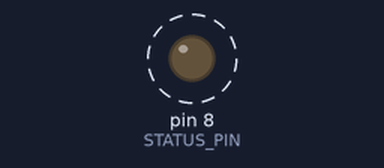
A sketch run on a simulated Arduino Uno, built with avr-gcc and run on an emulated ATmega328P. On the bench: output pins drawn as LEDs (lit = HIGH). Dashed ring = blinking. What the sketch prints to the serial monitor is not drawn.

Above: at 0.8 s.
Timing chart, 0 to 3.6 s (numbered marks = the images above):
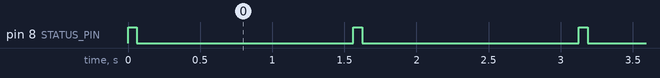

Measured:
- by itself, pin 8 (STATUS_PIN): alternates HIGH for 0.06 s and LOW for 1.5 s
- by itself, everything shown: repeats every 9.2 s, in 6 steps

The sketch:

sendPurple.ino
```cpp
int IRledPin =  13;
int RECV_PIN = 11;
int BUTTON_PIN = 12;
int STATUS_PIN = 8;


void setup() {
  // put your setup code here, to run once:
  Serial.begin(9600);
  Serial.println("Ready to decode IR!");
  pinMode(BUTTON_PIN, INPUT);
  pinMode(STATUS_PIN, OUTPUT);
}

void sendPurple() {
  pulseIR(2840);
  delayMicroseconds(6040);
  pulseIR(2920);
  delayMicroseconds(2080);
  pulseIR(800);
  delayMicroseconds(2120);
  pulseIR(840);
  delayMicroseconds(2080);
  pulseIR(880);
  delayMicroseconds(2080);
  pulseIR(840);
  delayMicroseconds(2080);
  pulseIR(1920);
  delayMicroseconds(2040);
  pulseIR(840);
  delayMicroseconds(2200);
  pulseIR(720);
  delayMicroseconds(2120);
  pulseIR(800);
  delayMicroseconds(2120);
  pulseIR(1880);
  delayMicroseconds(2080);
  pulseIR(840);
  delayMicroseconds(2120);
  pulseIR(800);
  delayMicroseconds(2120);
  pulseIR(840);
  delayMicroseconds(2080);
  pulseIR(840);
  delayMicroseconds(2120);
  pulseIR(840);
  delayMicroseconds(2120);
  pulseIR(800);
  delayMicroseconds(2080);
  pulseIR(880);

}

void sendRed() {
  pulseIR(2920);
  delayMicroseconds(6040);
  pulseIR(3000);
  delayMicroseconds(2000);
  pulseIR(920);
  delayMicroseconds(2040);
  pulseIR(920);
  delayMicroseconds(2040);
  pulseIR(800);
  delayMicroseconds(2120);
  pulseIR(800);
  delayMicroseconds(2120);
  pulseIR(1880);
  delayMicroseconds(2080);
  pulseIR(840);
  delayMicroseconds(2080);
  pulseIR(880);
  delayMicroseconds(2040);
  pulseIR(880);
  delayMicroseconds(2080);
  pulseIR(880);
  delayMicroseconds(2040);
  pulseIR(920);
  delayMicroseconds(2000);
  pulseIR(920);
  delayMicroseconds(2040);
  pulseIR(840);
  delayMicroseconds(2080);
  pulseIR(840);
  delayMicroseconds(2080);
  pulseIR(840);
  delayMicroseconds(2120);
  pulseIR(800);
  delayMicroseconds(2120);
  pulseIR(880);

}

void sendBlue() {
  pulseIR(2800);
  delayMicroseconds(6080);
  pulseIR(2960);
  delayMicroseconds(2040);
  pulseIR(880);
  delayMicroseconds(2160);
  pulseIR(720);
  delayMicroseconds(2120);
  pulseIR(800);
  delayMicroseconds(2120);
  pulseIR(840);
  delayMicroseconds(2080);
  pulseIR(1880);
  delayMicroseconds(2120);
  pulseIR(800);
  delayMicroseconds(2120);
  pulseIR(800);
  delayMicroseconds(2120);
  pulseIR(840);
  delayMicroseconds(2080);
  pulseIR(840);
  delayMicroseconds(2080);
  pulseIR(1920);
  delayMicroseconds(2080);
  pulseIR(840);
  delayMicroseconds(2080);
  pulseIR(880);
  delayMicroseconds(2040);
  pulseIR(840);
  delayMicroseconds(2080);
  pulseIR(840);
  delayMicroseconds(2120);
  pulseIR(800);
  delayMicroseconds(2120);
  pulseIR(840);
}

void LaserXPurple() {

pulseIR(6440);
delayMicroseconds(560);
pulseIR(560);
delayMicroseconds(520);
pulseIR(1640);
delayMicroseconds(480);
pulseIR(560);
delayMicroseconds(600);
pulseIR(1560);
delayMicroseconds(560);
pulseIR(480);
delayMicroseconds(600);
pulseIR(520);
delayMicroseconds(520);
pulseIR(1640);
delayMicroseconds(560);
pulseIR(1600);
}

void LaserXRed() {
  pulseIR(6400);
  delayMicroseconds(600);
  pulseIR(520);
  delayMicroseconds(560);
  pulseIR(1600);
  delayMicroseconds(520);
  pulseIR(560);
  delayMicroseconds(560);
  pulseIR(1600);
  delayMicroseconds(480);
  pulseIR(560);
  delayMicroseconds(560);
  pulseIR(560);
  delayMicroseconds(480);
  pulseIR(1600);
  delayMicroseconds(640);
  pulseIR(520);
}

void LaserXBlue() {
  pulseIR(6520);
  delayMicroseconds(480);
  pulseIR(520);
  delayMicroseconds(600);
  pulseIR(1640);
  delayMicroseconds(520);
  pulseIR(520);
  delayMicroseconds(520);
  pulseIR(1600);
  delayMicroseconds(560);
  pulseIR(600);
  delayMicroseconds(480);
  pulseIR(560);
  delayMicroseconds(520);
  pulseIR(560);
  delayMicroseconds(560);
  pulseIR(1560);
}

// This procedure sends a 38KHz pulse to the IRledPin
// for a certain # of microseconds. We'll use this whenever we need to send codes
void pulseIR(long microsecs) {
  // we'll count down from the number of microseconds we are told to wait

  cli();  // this turns off any background interrupts

  while (microsecs > 0) {
    // 38 kHz is about 13 microseconds high and 13 microseconds low
    digitalWrite(IRledPin, HIGH);  // this takes about 3 microseconds to happen
    delayMicroseconds(10);         // hang out for 10 microseconds, you can also change this to 9 if its not working
    digitalWrite(IRledPin, LOW);   // this also takes about 3 microseconds
    delayMicroseconds(10);         // hang out for 10 microseconds, you can also change this to 9 if its not working

    // so 26 microseconds altogether
    microsecs -= 26;
  }

  sei();  // this turns them back on
}

void loop() {


  Serial.println("Nerf RED...");
  digitalWrite(STATUS_PIN, HIGH);
  sendRed();
  digitalWrite(STATUS_PIN, LOW);
  delay(1500); // Wait a bit between retransmissions

  Serial.println("Nerf PURPLE...");
  digitalWrite(STATUS_PIN, HIGH);
  sendPurple();
  digitalWrite(STATUS_PIN, LOW);
  delay(1500); // Wait a bit between retransmissions

  Serial.println("Nerf BLUE...");
  digitalWrite(STATUS_PIN, HIGH);
  sendBlue();
  digitalWrite(STATUS_PIN, LOW);
  delay(1500); // Wait a bit between retransmissions


  Serial.println("LaserX RED...");
  digitalWrite(STATUS_PIN, HIGH);
  LaserXRed();
  digitalWrite(STATUS_PIN, LOW);
  delay(1500); // Wait a bit between retransmissions


  Serial.println("LaserX Blue...");
  digitalWrite(STATUS_PIN, HIGH);
  LaserXBlue();
  digitalWrite(STATUS_PIN, LOW);
  delay(1500); // Wait a bit between retransmissions


  Serial.println("LaserX Purple...");
  digitalWrite(STATUS_PIN, HIGH);
  LaserXPurple();
  digitalWrite(STATUS_PIN, LOW);
  delay(1500); // Wait a bit between retransmissions


}
```
